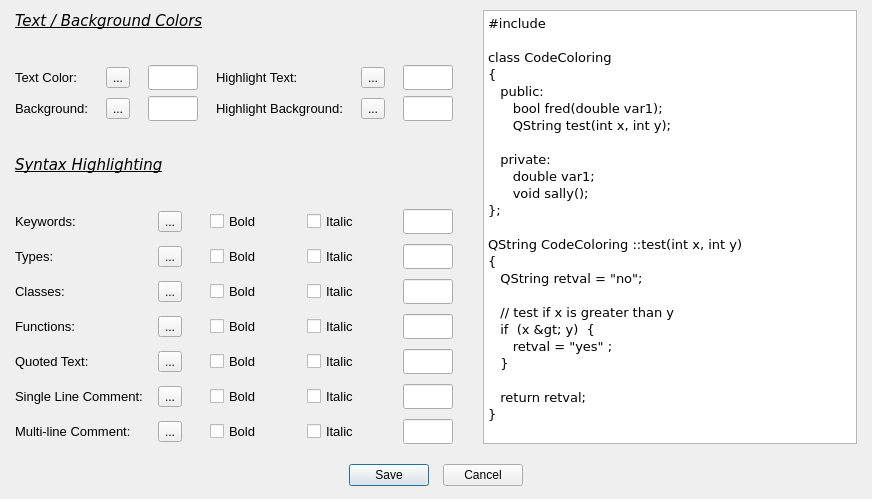
<?xml version="1.0" encoding="UTF-8"?>
<ui version="4.0">
 <class>Dialog_Colors</class>
 <widget class="QDialog" name="Dialog_Colors">
  <property name="windowModality">
   <enum>Qt::NonModal</enum>
  </property>
  <property name="geometry">
   <rect>
    <x>0</x>
    <y>0</y>
    <width>872</width>
    <height>499</height>
   </rect>
  </property>
  <property name="windowTitle">
   <string>Diamond Colors</string>
  </property>
  <property name="modal">
   <bool>false</bool>
  </property>
  <layout class="QGridLayout" name="gridLayout">
   <property name="leftMargin">
    <number>15</number>
   </property>
   <property name="topMargin">
    <number>10</number>
   </property>
   <property name="rightMargin">
    <number>15</number>
   </property>
   <item row="4" column="0">
    <widget class="QLabel" name="label">
     <property name="font">
      <font>
       <family>Verdana</family>
       <pointsize>11</pointsize>
       <weight>50</weight>
       <italic>true</italic>
       <bold>false</bold>
       <underline>true</underline>
      </font>
     </property>
     <property name="text">
      <string>Syntax Highlighting</string>
     </property>
    </widget>
   </item>
   <item row="0" column="3" rowspan="7">
    <widget class="QPlainTextEdit" name="sample">
     <property name="minimumSize">
      <size>
       <width>300</width>
       <height>0</height>
      </size>
     </property>
     <property name="font">
      <font>
       <family>Verdana</family>
       <pointsize>10</pointsize>
      </font>
     </property>
     <property name="plainText">
      <string>&#35;include &lt;QString&gt;

class CodeColoring
{
   public:
      bool fred(double var1);
      QString test(int x, int y);	

   private:
      double var1;	
      void sally();
};

QString CodeColoring ::test(int x, int y)
{
   QString retval = &quot;no&quot;;	

   // test if x is greater than y
   if  (x &gt; y)  {
      retval = &quot;yes&quot; ;
   }

   return retval;	
}</string>
     </property>
    </widget>
   </item>
   <item row="9" column="0">
    <spacer name="verticalSpacer_5">
     <property name="orientation">
      <enum>Qt::Vertical</enum>
     </property>
     <property name="sizeType">
      <enum>QSizePolicy::Fixed</enum>
     </property>
     <property name="sizeHint" stdset="0">
      <size>
       <width>20</width>
       <height>13</height>
      </size>
     </property>
    </spacer>
   </item>
   <item row="6" column="0" colspan="2">
    <layout class="QGridLayout" name="gridLayout_2">
     <property name="horizontalSpacing">
      <number>15</number>
     </property>
     <property name="verticalSpacing">
      <number>10</number>
     </property>
     <item row="2" column="5">
      <widget class="QLineEdit" name="type_Color">
       <property name="sizePolicy">
        <sizepolicy hsizetype="Fixed" vsizetype="Fixed">
         <horstretch>0</horstretch>
         <verstretch>0</verstretch>
        </sizepolicy>
       </property>
       <property name="minimumSize">
        <size>
         <width>50</width>
         <height>25</height>
        </size>
       </property>
       <property name="maximumSize">
        <size>
         <width>50</width>
         <height>25</height>
        </size>
       </property>
       <property name="font">
        <font>
         <pointsize>10</pointsize>
        </font>
       </property>
      </widget>
     </item>
     <item row="3" column="1">
      <widget class="QToolButton" name="class_TB">
       <property name="text">
        <string>...</string>
       </property>
      </widget>
     </item>
     <item row="5" column="5">
      <widget class="QLineEdit" name="quote_Color">
       <property name="sizePolicy">
        <sizepolicy hsizetype="Fixed" vsizetype="Fixed">
         <horstretch>0</horstretch>
         <verstretch>0</verstretch>
        </sizepolicy>
       </property>
       <property name="minimumSize">
        <size>
         <width>50</width>
         <height>25</height>
        </size>
       </property>
       <property name="maximumSize">
        <size>
         <width>50</width>
         <height>25</height>
        </size>
       </property>
       <property name="font">
        <font>
         <pointsize>10</pointsize>
        </font>
       </property>
      </widget>
     </item>
     <item row="4" column="3">
      <widget class="QCheckBox" name="func_Bold_CB">
       <property name="minimumSize">
        <size>
         <width>35</width>
         <height>0</height>
        </size>
       </property>
       <property name="font">
        <font>
         <pointsize>10</pointsize>
        </font>
       </property>
       <property name="text">
        <string>Bold</string>
       </property>
      </widget>
     </item>
     <item row="4" column="4">
      <widget class="QCheckBox" name="func_Italic_CB">
       <property name="minimumSize">
        <size>
         <width>35</width>
         <height>0</height>
        </size>
       </property>
       <property name="font">
        <font>
         <pointsize>10</pointsize>
        </font>
       </property>
       <property name="text">
        <string>Italic</string>
       </property>
      </widget>
     </item>
     <item row="3" column="5">
      <widget class="QLineEdit" name="class_Color">
       <property name="sizePolicy">
        <sizepolicy hsizetype="Fixed" vsizetype="Fixed">
         <horstretch>0</horstretch>
         <verstretch>0</verstretch>
        </sizepolicy>
       </property>
       <property name="minimumSize">
        <size>
         <width>50</width>
         <height>25</height>
        </size>
       </property>
       <property name="maximumSize">
        <size>
         <width>50</width>
         <height>25</height>
        </size>
       </property>
       <property name="font">
        <font>
         <pointsize>10</pointsize>
        </font>
       </property>
      </widget>
     </item>
     <item row="3" column="0">
      <widget class="QLabel" name="label_6">
       <property name="minimumSize">
        <size>
         <width>80</width>
         <height>20</height>
        </size>
       </property>
       <property name="font">
        <font>
         <pointsize>10</pointsize>
        </font>
       </property>
       <property name="text">
        <string>Classes:</string>
       </property>
      </widget>
     </item>
     <item row="2" column="4">
      <widget class="QCheckBox" name="type_Italic_CB">
       <property name="minimumSize">
        <size>
         <width>35</width>
         <height>0</height>
        </size>
       </property>
       <property name="font">
        <font>
         <pointsize>10</pointsize>
        </font>
       </property>
       <property name="text">
        <string>Italic</string>
       </property>
      </widget>
     </item>
     <item row="5" column="1">
      <widget class="QToolButton" name="quote_TB">
       <property name="text">
        <string>...</string>
       </property>
      </widget>
     </item>
     <item row="4" column="1">
      <widget class="QToolButton" name="func_TB">
       <property name="text">
        <string>...</string>
       </property>
      </widget>
     </item>
     <item row="5" column="4">
      <widget class="QCheckBox" name="quote_Italic_CB">
       <property name="minimumSize">
        <size>
         <width>35</width>
         <height>0</height>
        </size>
       </property>
       <property name="font">
        <font>
         <pointsize>10</pointsize>
        </font>
       </property>
       <property name="text">
        <string>Italic</string>
       </property>
      </widget>
     </item>
     <item row="1" column="3">
      <widget class="QCheckBox" name="key_Bold_CB">
       <property name="minimumSize">
        <size>
         <width>35</width>
         <height>0</height>
        </size>
       </property>
       <property name="maximumSize">
        <size>
         <width>16777215</width>
         <height>16777215</height>
        </size>
       </property>
       <property name="font">
        <font>
         <pointsize>10</pointsize>
        </font>
       </property>
       <property name="text">
        <string>Bold</string>
       </property>
      </widget>
     </item>
     <item row="4" column="5">
      <widget class="QLineEdit" name="func_Color">
       <property name="sizePolicy">
        <sizepolicy hsizetype="Fixed" vsizetype="Fixed">
         <horstretch>0</horstretch>
         <verstretch>0</verstretch>
        </sizepolicy>
       </property>
       <property name="minimumSize">
        <size>
         <width>50</width>
         <height>25</height>
        </size>
       </property>
       <property name="maximumSize">
        <size>
         <width>50</width>
         <height>25</height>
        </size>
       </property>
       <property name="font">
        <font>
         <pointsize>10</pointsize>
        </font>
       </property>
      </widget>
     </item>
     <item row="4" column="0">
      <widget class="QLabel" name="label_5">
       <property name="minimumSize">
        <size>
         <width>80</width>
         <height>20</height>
        </size>
       </property>
       <property name="font">
        <font>
         <pointsize>10</pointsize>
        </font>
       </property>
       <property name="text">
        <string>Functions:</string>
       </property>
      </widget>
     </item>
     <item row="5" column="0">
      <widget class="QLabel" name="label_7">
       <property name="minimumSize">
        <size>
         <width>80</width>
         <height>20</height>
        </size>
       </property>
       <property name="font">
        <font>
         <pointsize>10</pointsize>
        </font>
       </property>
       <property name="text">
        <string>Quoted Text:</string>
       </property>
      </widget>
     </item>
     <item row="2" column="0">
      <widget class="QLabel" name="label_4">
       <property name="minimumSize">
        <size>
         <width>80</width>
         <height>20</height>
        </size>
       </property>
       <property name="font">
        <font>
         <pointsize>10</pointsize>
        </font>
       </property>
       <property name="text">
        <string>Types:</string>
       </property>
      </widget>
     </item>
     <item row="1" column="1">
      <widget class="QToolButton" name="key_TB">
       <property name="text">
        <string>...</string>
       </property>
      </widget>
     </item>
     <item row="3" column="3">
      <widget class="QCheckBox" name="class_Bold_CB">
       <property name="minimumSize">
        <size>
         <width>35</width>
         <height>0</height>
        </size>
       </property>
       <property name="font">
        <font>
         <pointsize>10</pointsize>
        </font>
       </property>
       <property name="text">
        <string>Bold</string>
       </property>
      </widget>
     </item>
     <item row="6" column="5">
      <widget class="QLineEdit" name="comment_Color">
       <property name="sizePolicy">
        <sizepolicy hsizetype="Fixed" vsizetype="Fixed">
         <horstretch>0</horstretch>
         <verstretch>0</verstretch>
        </sizepolicy>
       </property>
       <property name="minimumSize">
        <size>
         <width>50</width>
         <height>25</height>
        </size>
       </property>
       <property name="maximumSize">
        <size>
         <width>50</width>
         <height>25</height>
        </size>
       </property>
       <property name="font">
        <font>
         <pointsize>10</pointsize>
        </font>
       </property>
      </widget>
     </item>
     <item row="2" column="3">
      <widget class="QCheckBox" name="type_Bold_CB">
       <property name="minimumSize">
        <size>
         <width>35</width>
         <height>0</height>
        </size>
       </property>
       <property name="font">
        <font>
         <pointsize>10</pointsize>
        </font>
       </property>
       <property name="text">
        <string>Bold</string>
       </property>
      </widget>
     </item>
     <item row="1" column="5">
      <widget class="QLineEdit" name="key_Color">
       <property name="sizePolicy">
        <sizepolicy hsizetype="Fixed" vsizetype="Fixed">
         <horstretch>0</horstretch>
         <verstretch>0</verstretch>
        </sizepolicy>
       </property>
       <property name="minimumSize">
        <size>
         <width>50</width>
         <height>25</height>
        </size>
       </property>
       <property name="maximumSize">
        <size>
         <width>50</width>
         <height>25</height>
        </size>
       </property>
       <property name="font">
        <font>
         <pointsize>10</pointsize>
        </font>
       </property>
       <property name="alignment">
        <set>Qt::AlignLeading|Qt::AlignLeft|Qt::AlignTop</set>
       </property>
      </widget>
     </item>
     <item row="6" column="3">
      <widget class="QCheckBox" name="comment_Bold_CB">
       <property name="minimumSize">
        <size>
         <width>35</width>
         <height>0</height>
        </size>
       </property>
       <property name="font">
        <font>
         <pointsize>10</pointsize>
        </font>
       </property>
       <property name="text">
        <string>Bold</string>
       </property>
      </widget>
     </item>
     <item row="3" column="4">
      <widget class="QCheckBox" name="class_Italic_CB">
       <property name="minimumSize">
        <size>
         <width>35</width>
         <height>0</height>
        </size>
       </property>
       <property name="font">
        <font>
         <pointsize>10</pointsize>
        </font>
       </property>
       <property name="text">
        <string>Italic</string>
       </property>
      </widget>
     </item>
     <item row="1" column="2">
      <spacer name="horizontalSpacer">
       <property name="orientation">
        <enum>Qt::Horizontal</enum>
       </property>
       <property name="sizeType">
        <enum>QSizePolicy::Fixed</enum>
       </property>
       <property name="sizeHint" stdset="0">
        <size>
         <width>13</width>
         <height>10</height>
        </size>
       </property>
      </spacer>
     </item>
     <item row="5" column="3">
      <widget class="QCheckBox" name="quote_Bold_CB">
       <property name="minimumSize">
        <size>
         <width>35</width>
         <height>0</height>
        </size>
       </property>
       <property name="font">
        <font>
         <pointsize>10</pointsize>
        </font>
       </property>
       <property name="text">
        <string>Bold</string>
       </property>
      </widget>
     </item>
     <item row="6" column="1">
      <widget class="QToolButton" name="comment_TB">
       <property name="text">
        <string>...</string>
       </property>
      </widget>
     </item>
     <item row="6" column="0">
      <widget class="QLabel" name="label_8">
       <property name="minimumSize">
        <size>
         <width>0</width>
         <height>20</height>
        </size>
       </property>
       <property name="font">
        <font>
         <pointsize>10</pointsize>
        </font>
       </property>
       <property name="text">
        <string>Single Line Comment:</string>
       </property>
      </widget>
     </item>
     <item row="1" column="4">
      <widget class="QCheckBox" name="key_Italic_CB">
       <property name="minimumSize">
        <size>
         <width>35</width>
         <height>0</height>
        </size>
       </property>
       <property name="maximumSize">
        <size>
         <width>16777215</width>
         <height>16777215</height>
        </size>
       </property>
       <property name="font">
        <font>
         <pointsize>10</pointsize>
        </font>
       </property>
       <property name="text">
        <string>Italic</string>
       </property>
      </widget>
     </item>
     <item row="6" column="4">
      <widget class="QCheckBox" name="comment_Italic_CB">
       <property name="minimumSize">
        <size>
         <width>35</width>
         <height>0</height>
        </size>
       </property>
       <property name="font">
        <font>
         <pointsize>10</pointsize>
        </font>
       </property>
       <property name="text">
        <string>Italic</string>
       </property>
      </widget>
     </item>
     <item row="1" column="0">
      <widget class="QLabel" name="label_3">
       <property name="minimumSize">
        <size>
         <width>80</width>
         <height>20</height>
        </size>
       </property>
       <property name="font">
        <font>
         <pointsize>10</pointsize>
        </font>
       </property>
       <property name="text">
        <string>Keywords:</string>
       </property>
      </widget>
     </item>
     <item row="2" column="1">
      <widget class="QToolButton" name="type_TB">
       <property name="text">
        <string>...</string>
       </property>
      </widget>
     </item>
     <item row="7" column="0">
      <widget class="QLabel" name="label_12">
       <property name="font">
        <font>
         <pointsize>10</pointsize>
        </font>
       </property>
       <property name="text">
        <string>Multi-line Comment:</string>
       </property>
      </widget>
     </item>
     <item row="7" column="1">
      <widget class="QToolButton" name="mline_TB">
       <property name="text">
        <string>...</string>
       </property>
      </widget>
     </item>
     <item row="7" column="3">
      <widget class="QCheckBox" name="mline_Bold_CB">
       <property name="font">
        <font>
         <pointsize>10</pointsize>
        </font>
       </property>
       <property name="text">
        <string>Bold</string>
       </property>
      </widget>
     </item>
     <item row="7" column="4">
      <widget class="QCheckBox" name="mline_Italic_CB">
       <property name="font">
        <font>
         <pointsize>10</pointsize>
        </font>
       </property>
       <property name="text">
        <string>Italic</string>
       </property>
      </widget>
     </item>
     <item row="7" column="5">
      <widget class="QLineEdit" name="mline_Color">
       <property name="minimumSize">
        <size>
         <width>50</width>
         <height>25</height>
        </size>
       </property>
       <property name="maximumSize">
        <size>
         <width>50</width>
         <height>25</height>
        </size>
       </property>
      </widget>
     </item>
    </layout>
   </item>
   <item row="2" column="0" colspan="2">
    <layout class="QGridLayout" name="gridLayout_1">
     <property name="horizontalSpacing">
      <number>18</number>
     </property>
     <item row="0" column="2">
      <widget class="QLineEdit" name="text_Color">
       <property name="sizePolicy">
        <sizepolicy hsizetype="Fixed" vsizetype="Fixed">
         <horstretch>0</horstretch>
         <verstretch>0</verstretch>
        </sizepolicy>
       </property>
       <property name="minimumSize">
        <size>
         <width>50</width>
         <height>25</height>
        </size>
       </property>
       <property name="maximumSize">
        <size>
         <width>50</width>
         <height>25</height>
        </size>
       </property>
       <property name="font">
        <font>
         <pointsize>10</pointsize>
        </font>
       </property>
      </widget>
     </item>
     <item row="2" column="1">
      <widget class="QToolButton" name="back_TB">
       <property name="text">
        <string>...</string>
       </property>
      </widget>
     </item>
     <item row="2" column="3">
      <widget class="QLabel" name="label_11">
       <property name="font">
        <font>
         <pointsize>10</pointsize>
        </font>
       </property>
       <property name="text">
        <string>Highlight Background:</string>
       </property>
      </widget>
     </item>
     <item row="0" column="4">
      <widget class="QToolButton" name="highText_TB">
       <property name="text">
        <string>...</string>
       </property>
      </widget>
     </item>
     <item row="2" column="5">
      <widget class="QLineEdit" name="highBack_Color">
       <property name="sizePolicy">
        <sizepolicy hsizetype="Fixed" vsizetype="Fixed">
         <horstretch>0</horstretch>
         <verstretch>0</verstretch>
        </sizepolicy>
       </property>
       <property name="minimumSize">
        <size>
         <width>50</width>
         <height>25</height>
        </size>
       </property>
       <property name="maximumSize">
        <size>
         <width>50</width>
         <height>25</height>
        </size>
       </property>
      </widget>
     </item>
     <item row="2" column="4">
      <widget class="QToolButton" name="highBack_TB">
       <property name="text">
        <string>...</string>
       </property>
      </widget>
     </item>
     <item row="0" column="0">
      <widget class="QLabel" name="label_1">
       <property name="minimumSize">
        <size>
         <width>0</width>
         <height>20</height>
        </size>
       </property>
       <property name="font">
        <font>
         <pointsize>10</pointsize>
        </font>
       </property>
       <property name="text">
        <string>Text Color:</string>
       </property>
      </widget>
     </item>
     <item row="2" column="0">
      <widget class="QLabel" name="label_2">
       <property name="minimumSize">
        <size>
         <width>0</width>
         <height>20</height>
        </size>
       </property>
       <property name="font">
        <font>
         <pointsize>10</pointsize>
        </font>
       </property>
       <property name="text">
        <string>Background:</string>
       </property>
      </widget>
     </item>
     <item row="0" column="3">
      <widget class="QLabel" name="label_10">
       <property name="font">
        <font>
         <pointsize>10</pointsize>
        </font>
       </property>
       <property name="text">
        <string>Highlight Text:</string>
       </property>
      </widget>
     </item>
     <item row="2" column="2">
      <widget class="QLineEdit" name="back_Color">
       <property name="sizePolicy">
        <sizepolicy hsizetype="Fixed" vsizetype="Fixed">
         <horstretch>0</horstretch>
         <verstretch>0</verstretch>
        </sizepolicy>
       </property>
       <property name="minimumSize">
        <size>
         <width>50</width>
         <height>25</height>
        </size>
       </property>
       <property name="maximumSize">
        <size>
         <width>50</width>
         <height>25</height>
        </size>
       </property>
       <property name="font">
        <font>
         <pointsize>10</pointsize>
        </font>
       </property>
      </widget>
     </item>
     <item row="0" column="1">
      <widget class="QToolButton" name="text_TB">
       <property name="text">
        <string>...</string>
       </property>
      </widget>
     </item>
     <item row="0" column="5">
      <widget class="QLineEdit" name="highText_Color">
       <property name="sizePolicy">
        <sizepolicy hsizetype="Fixed" vsizetype="Fixed">
         <horstretch>0</horstretch>
         <verstretch>0</verstretch>
        </sizepolicy>
       </property>
       <property name="minimumSize">
        <size>
         <width>50</width>
         <height>25</height>
        </size>
       </property>
       <property name="maximumSize">
        <size>
         <width>50</width>
         <height>25</height>
        </size>
       </property>
      </widget>
     </item>
    </layout>
   </item>
   <item row="12" column="0" colspan="4">
    <layout class="QHBoxLayout" name="horizontalLayout_101">
     <item>
      <spacer name="horizontalSpacer_100">
       <property name="orientation">
        <enum>Qt::Horizontal</enum>
       </property>
       <property name="sizeHint" stdset="0">
        <size>
         <width>10</width>
         <height>20</height>
        </size>
       </property>
      </spacer>
     </item>
     <item>
      <widget class="QPushButton" name="save_PB">
       <property name="text">
        <string>Save</string>
       </property>
      </widget>
     </item>
     <item>
      <spacer name="horizontalSpacer_101">
       <property name="orientation">
        <enum>Qt::Horizontal</enum>
       </property>
       <property name="sizeType">
        <enum>QSizePolicy::Fixed</enum>
       </property>
       <property name="sizeHint" stdset="0">
        <size>
         <width>8</width>
         <height>25</height>
        </size>
       </property>
      </spacer>
     </item>
     <item>
      <widget class="QPushButton" name="cancel_PB">
       <property name="text">
        <string>Cancel</string>
       </property>
      </widget>
     </item>
     <item>
      <spacer name="horizontalSpacer_103">
       <property name="orientation">
        <enum>Qt::Horizontal</enum>
       </property>
       <property name="sizeHint" stdset="0">
        <size>
         <width>10</width>
         <height>20</height>
        </size>
       </property>
      </spacer>
     </item>
    </layout>
   </item>
   <item row="0" column="0">
    <widget class="QLabel" name="label_9">
     <property name="font">
      <font>
       <family>Verdana</family>
       <pointsize>11</pointsize>
       <italic>true</italic>
       <underline>true</underline>
      </font>
     </property>
     <property name="text">
      <string>Text / Background Colors</string>
     </property>
    </widget>
   </item>
   <item row="1" column="0">
    <spacer name="verticalSpacer_4">
     <property name="orientation">
      <enum>Qt::Vertical</enum>
     </property>
     <property name="sizeType">
      <enum>QSizePolicy::Fixed</enum>
     </property>
     <property name="sizeHint" stdset="0">
      <size>
       <width>20</width>
       <height>10</height>
      </size>
     </property>
    </spacer>
   </item>
   <item row="5" column="0">
    <spacer name="verticalSpacer_3">
     <property name="orientation">
      <enum>Qt::Vertical</enum>
     </property>
     <property name="sizeType">
      <enum>QSizePolicy::Fixed</enum>
     </property>
     <property name="sizeHint" stdset="0">
      <size>
       <width>20</width>
       <height>10</height>
      </size>
     </property>
    </spacer>
   </item>
   <item row="0" column="2">
    <spacer name="horizontalSpacer_2">
     <property name="orientation">
      <enum>Qt::Horizontal</enum>
     </property>
     <property name="sizeType">
      <enum>QSizePolicy::Fixed</enum>
     </property>
     <property name="sizeHint" stdset="0">
      <size>
       <width>18</width>
       <height>20</height>
      </size>
     </property>
    </spacer>
   </item>
   <item row="3" column="0">
    <spacer name="verticalSpacer">
     <property name="orientation">
      <enum>Qt::Vertical</enum>
     </property>
     <property name="sizeType">
      <enum>QSizePolicy::Fixed</enum>
     </property>
     <property name="sizeHint" stdset="0">
      <size>
       <width>20</width>
       <height>10</height>
      </size>
     </property>
    </spacer>
   </item>
  </layout>
 </widget>
 <tabstops>
  <tabstop>text_TB</tabstop>
  <tabstop>text_Color</tabstop>
  <tabstop>back_TB</tabstop>
  <tabstop>highText_TB</tabstop>
  <tabstop>highText_Color</tabstop>
  <tabstop>highBack_TB</tabstop>
  <tabstop>highBack_Color</tabstop>
  <tabstop>key_TB</tabstop>
  <tabstop>key_Bold_CB</tabstop>
  <tabstop>key_Italic_CB</tabstop>
  <tabstop>key_Color</tabstop>
  <tabstop>type_TB</tabstop>
  <tabstop>type_Bold_CB</tabstop>
  <tabstop>type_Italic_CB</tabstop>
  <tabstop>type_Color</tabstop>
  <tabstop>class_TB</tabstop>
  <tabstop>class_Bold_CB</tabstop>
  <tabstop>class_Italic_CB</tabstop>
  <tabstop>class_Color</tabstop>
  <tabstop>func_TB</tabstop>
  <tabstop>func_Bold_CB</tabstop>
  <tabstop>func_Italic_CB</tabstop>
  <tabstop>func_Color</tabstop>
  <tabstop>quote_TB</tabstop>
  <tabstop>quote_Bold_CB</tabstop>
  <tabstop>quote_Italic_CB</tabstop>
  <tabstop>quote_Color</tabstop>
  <tabstop>comment_TB</tabstop>
  <tabstop>comment_Bold_CB</tabstop>
  <tabstop>comment_Italic_CB</tabstop>
  <tabstop>comment_Color</tabstop>
  <tabstop>save_PB</tabstop>
  <tabstop>cancel_PB</tabstop>
 </tabstops>
 <resources/>
 <connections/>
</ui>
